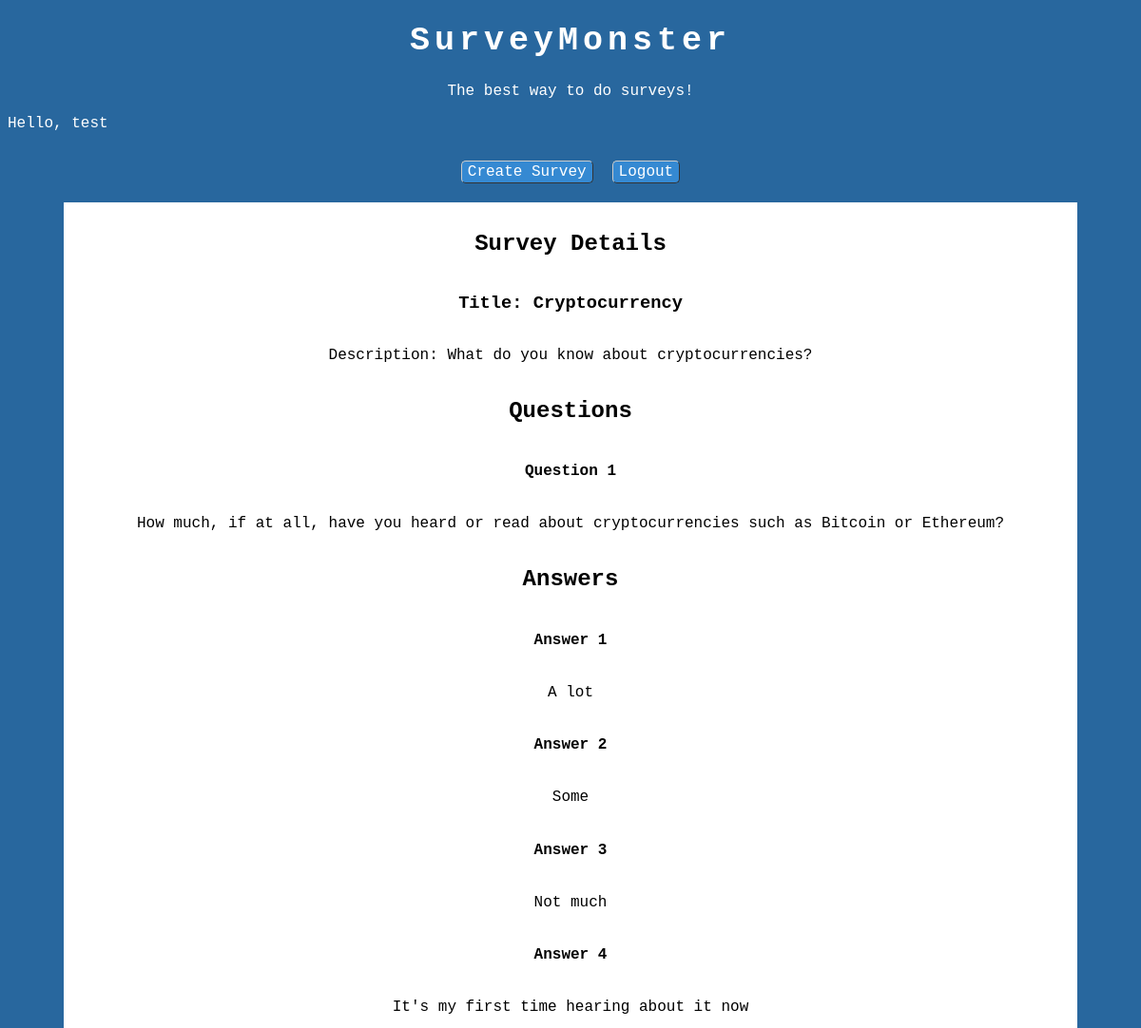
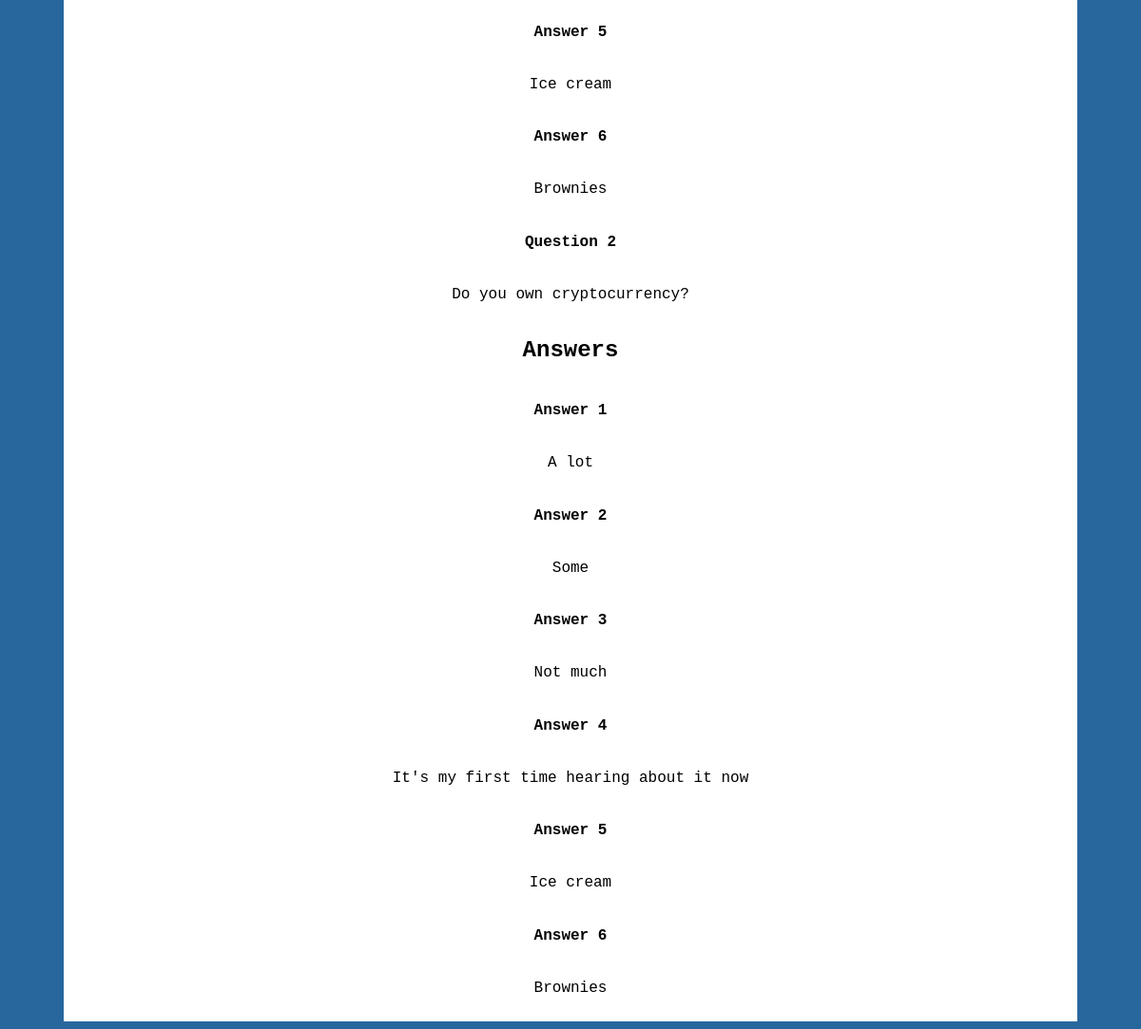
Page /viewSurvey.php?survey_id=1 (signed in) on the committed database (2 pictures, top to bottom).
### tables this page shows
CREATE TABLE `entity_survey` (
  `survey_id` int(10) NOT NULL,
  `title` varchar(50) DEFAULT NULL,
  `is_active` tinyint(1) DEFAULT NULL,
  `numQuestions` int(7) DEFAULT NULL,
  `description` varchar(200) DEFAULT NULL,
  PRIMARY KEY (`survey_id`)
);

CREATE TABLE `x_survey_question_answer` (
  `x_survey_question_answer` int(7) NOT NULL,
  `survey_id` int(10) DEFAULT NULL,
  `question_id` int(10) DEFAULT NULL,
  `answer_id` int(10) DEFAULT NULL,
  PRIMARY KEY (`x_survey_question_answer`)
);

### viewSurvey.php (the view, shortened to what this page needs)
<?php
include 'connection-inc.php';
$surveyId = $_GET['survey_id'];
function getSurvey($conn, $surveyId) {
    $query = "SELECT * FROM entity_survey WHERE survey_id = '$surveyId'";
    $result = $conn->query($query);
    $survey = $result->fetch_assoc();
    return $survey;
}
function getQuestions($conn, $surveyId) {
    $query = "SELECT * FROM x_survey_question WHERE survey_id = '$surveyId'";
    $result = $conn->query($query);
    $questions = array();
    while ($row = $result->fetch_assoc()) {
        $questionId = $row['question_id'];
        $questionText = getQText($conn, $questionId);
        $row['question'] = $questionText;
        $questions[] = $row;
    }
    return $questions;
}
function getQText($conn, $questionId) {
    $query = "SELECT question FROM entity_question WHERE question_id = '$questionId'";
    $result = $conn->query($query);
    $question = $result->fetch_assoc();
    return $question['question'];
}
function getAnswers($conn, $surveyId) {
    $query = "SELECT * FROM x_survey_question_answer WHERE survey_id = '$surveyId'";
    $result = $conn->query($query);
    $answers = array();
    while ($row = $result->fetch_assoc()) {
        $answerId = $row['answer_id'];
        $answerText = getAnswerText($conn, $answerId);
        $row['option'] = $answerText;
        $answers[] = $row;
    }
    return $answers;
}
function getAnswerText($conn, $answerId) {
    $query = "SELECT option FROM entity_option WHERE option_id = '$answerId'";
    $result = $conn->query($query);
    $answer = $result->fetch_assoc();
    return $answer['option'];
}
$survey = getSurvey($conn, $surveyId);
$questions = getQuestions($conn, $surveyId);
$answers= getAnswers($conn, $surveyId);
?>
<!DOCTYPE html>
<html lang="en">
    <head>
        <link rel="stylesheet" href="styles.css">
    </head>
    <body>
        <h1 id="title">SurveyMonster</h1>
        <p id="motto">The best way to do surveys!</p>
        <?php
        echo 'Hello, ' . $_SESSION['user_name'];
        echo '<div class="container btn-container">
        <a class="buttons" href="newSurvey.php">Create Survey</a>
        <a class="buttons" href="logout.php">Logout</a>
    </div>';
        ?>
        <div class="surv-container">
            <h2>Survey Details</h2>
            <h3>Title: <?php echo $survey['title']; ?></h3>
            <p>Description: <?php echo $survey['description']; ?></p>
            <h2>Questions</h2>
            <?php foreach ($questions as $question): ?>
                <h4>Question <?php echo $question['question_id']; ?></h4>
                <p><?php echo $question['question']; ?></p>
                <h2>Answers</h2>
                <?php foreach ($answers as $answer): ?>
                    <h4>Answer <?php echo $answer['answer_id']; ?></h4>
                    <p><?php echo $answer['option']; ?></p>
                <?php endforeach; ?>
            <?php endforeach; ?>
        </div>
    </body>
</html>

### styles.css (style rules this page uses)
* { box-sizing: border-box; }
body { color: white; }
#motto { text-align: center; }
body { background-color: #28679E; font-family: Courier, sans-serif; }
.container { text-align: center; color: black; margin: 0 auto; }
#title { text-align: center; font-size: 35px; letter-spacing: 5px; }
a { color: #3589D2; text-decoration: none; }
.btn-container { width: 100%; margin-top: 20px; display: flex; justify-content: center; }
.surv-container { color: black; margin: 0 auto; width: 90%; margin-top: 10px; padding: 10px; background-color: white; overflow-x: auto; display: flex; flex-direction: column; align-items: center; }
.buttons { text-decoration: none; background-color: #3589D2; color: white; border-radius: 5px; margin: 10px; padding: 2px 6px 2px 6px; border-top: 1px solid #CCCCCC; border-right: 1px solid #333333; border-bottom: 1px solid #333333; border-left: 1px solid #CCCCCC; }

### rows in the picture
entity_survey: title "Cryptocurrency", description "What do you know about cryptocurrencies?"
x_survey_question_answer: answer "3", option "Not much"
x_survey_question_answer: answer "4", option "It's my first time hearing about it now"
x_survey_question_answer: answer "5", option "Ice cream"
x_survey_question_answer: answer "6", option "Brownies"

### other values in the picture
$_SESSION['user_name'] "test"
$question['question_id'] "1"
$question['question'] "How much, if at all, have you heard or read about cryptocurrencies such as Bitcoin or Ethereum?"
$answer['answer_id'] "1"
$answer['option'] "A lot"
$answer['answer_id'] "2"
$answer['option'] "Some"
$question['question_id'] "2"
$question['question'] "Do you own cryptocurrency?"
